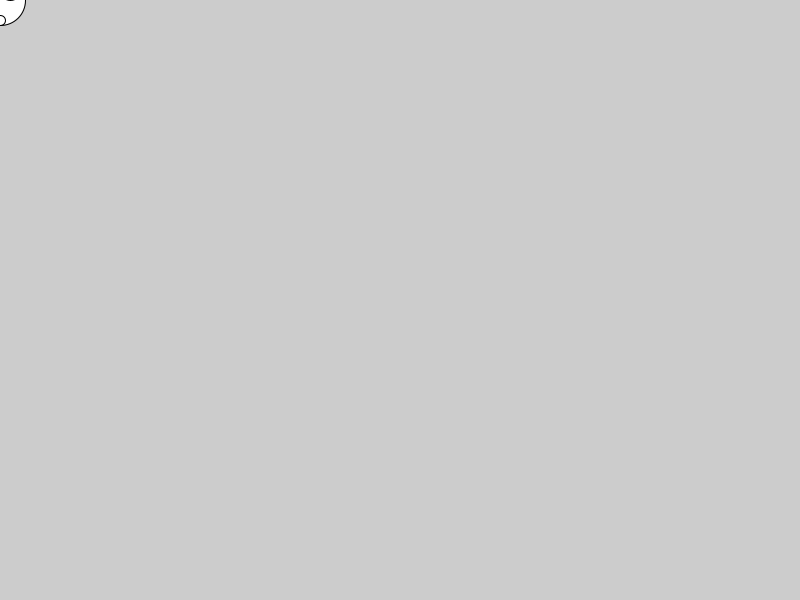
Frame 1 (no input)
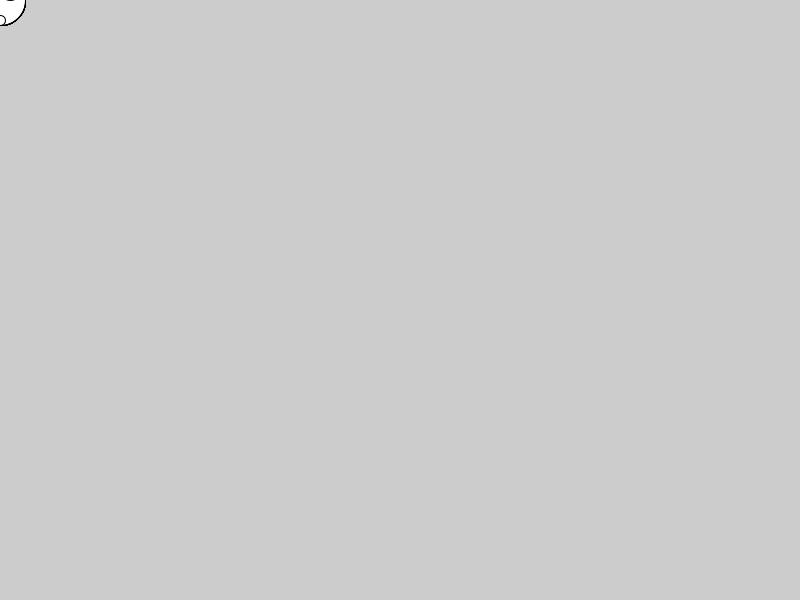
Frame 60 (the mouse pressed at the canvas centre just before this capture)
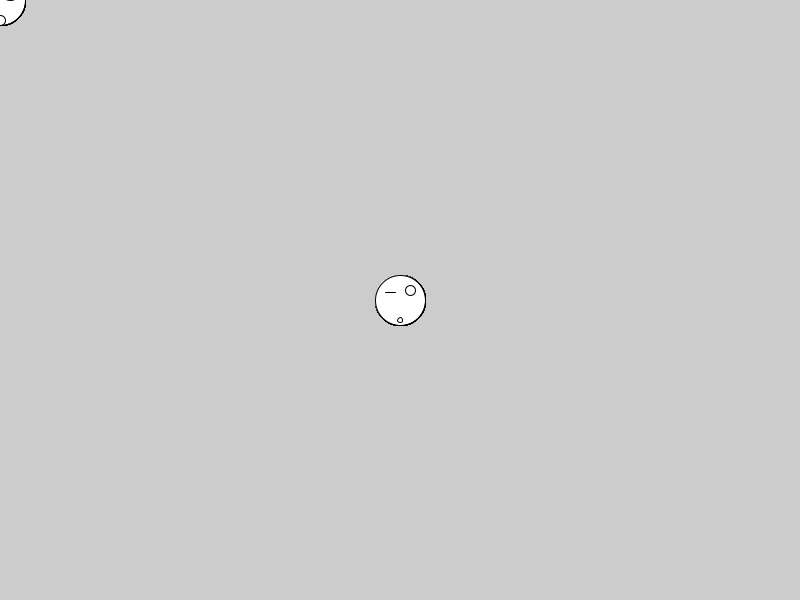
Frame 120 (the mouse held since frame 60 and released just before this capture)

The Processing sketch that drew these frames (run headless with seeded random() and noise(); from frame 60 on, the mouse is pressed at the canvas centre):

// Processing sketch: PV004pupinoOcchiolino
// ── PV004pupinoOcchiolino.pde
// Una base per un po' di giochi:
// disegna un esercito di PUPINI !

// cose da fare:
// 1. Il corpo dei pupini !
// 2. Aggiungere altri pupini nel canvas
// 3. Colorare i pupini !
// 4. Inventa le tue modifiche !

void setup()
{
  size(800, 600);
}

void draw()
{
  if (mousePressed)
  {
    pupinoOcchiolino(mouseX, mouseY); // per disegnare un pupino mi basta 1 riga di codice, anziche 4 !
  }
  else
  {
    pupino(mouseX, mouseY, 10);
  }
}

// per disegnare un pupino servono effettivamente 4 righe di codice,
// ma ora che ho la funzione pupino, chiamando la funzione,
// con una sola riga di codice (v. dentro la funzione draw),
// ottengo un pupino !
//
// x ed y sono le coordinate del centro del pupino 
void pupino(int x, int y, int scala)
{
  ellipse(x, y, 5*scala, 5*scala); // faccia
  ellipse(x-10, y-10, 2*scala, 2*scala); // occhio sinistro
  ellipse(x+10, y-10, 2*scala, 2*scala); // occhio destro
  ellipse(x, y+20, 1*scala, 1*scala); // bocca
}

void pupinoOcchiolino(int x, int y)
{
  ellipse(x, y, 50, 50); // faccia
  line(x-15, y-8, x-5, y-8); // occhiolino (sinistro)
  ellipse(x+10, y-10, 10, 10); // occhio destro
  ellipse(x, y+20, 5, 5); // bocca
}
